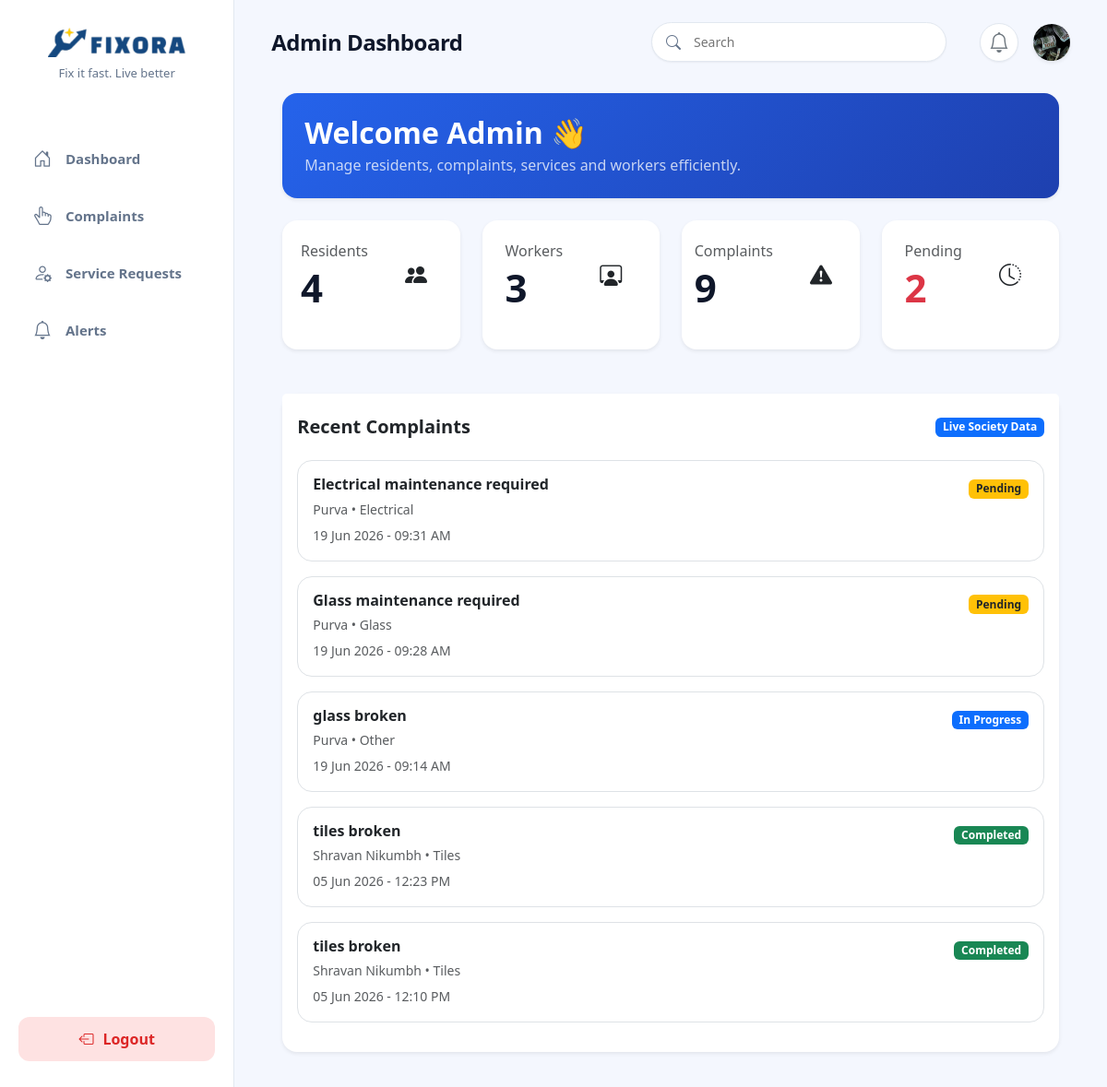
Page /dashboard/admin/ (signed in) on the committed database.
### fixora_app/models.py (models this page shows, shortened)
class User(AbstractUser):
    ROLE_CHOICES = (
        ('superadmin', 'System Super Admin'),
        ('admin', 'Admin'),
        ('resident', 'Resident'),
        ('worker', 'Worker'),
    )
    role = models.CharField(max_length=15, choices=ROLE_CHOICES, default='resident')
    phone = models.CharField(max_length=15, blank=True, null=True)
    society = models.ForeignKey(
        Society,
        on_delete=models.CASCADE,
        null=True,
        blank=True,
        related_name='users'
    )
    profile_image = models.ImageField(
        upload_to='profile_images/',
        blank=True,
        null=True
    )
    otp = models.CharField(max_length=6, blank=True, null=True)
    otp_created_at = models.DateTimeField(blank=True, null=True)

class Complaint(models.Model):
    CATEGORY_CHOICES = (
        ('plumbing', 'Plumbing'),
        ('electrical', 'Electrical'),
        ('cleaning', 'Cleaning'),
        ('tiles', 'Tiles'),
        ('other', 'Other'),
    )
    STATUS_CHOICES = (
        ('pending', 'Pending'),
        ('in_progress', 'In Progress'),
        ('completed', 'Completed'),
    )
    PRIORITY_CHOICES = (
        ('low', 'Low'),
        ('medium', 'Medium'),
        ('high', 'High'),
    )
    resident = models.ForeignKey(settings.AUTH_USER_MODEL, on_delete=models.CASCADE, related_name='complaints')
    title = models.CharField(max_length=200)
    category = models.CharField(max_length=20, choices=CATEGORY_CHOICES, default='other')
    priority = models.CharField(max_length=10, choices=PRIORITY_CHOICES, default='low') # New Field
    description = models.TextField(blank=True, null=True)
    location = models.CharField(max_length=255, blank=True, null=True) # New Field
    image = models.ImageField(upload_to='complaints/', blank=True, null=True)
    status = models.CharField(max_length=20, choices=[('pending', 'Pending'), ('in_progress', 'In Progress'), ('completed', 'Completed')], default='pending')
    created_at = models.DateTimeField(auto_now_add=True)
    assigned_worker = models.ForeignKey(settings.AUTH_USER_MODEL, on_delete=models.SET_NULL, null=True, blank=True, related_name='assigned_complaints')

### fixora_app/views.py (the view)
# urls.py: path('dashboard/admin/', views.admin_dashboard, name='admin_dashboard'),
@login_required
def admin_dashboard(request):
    residents_count = User.objects.filter(
        role='resident',
        society=request.user.society
    ).count()
    workers_count = User.objects.filter(
        role='worker',
        society=request.user.society
    ).count()
    complaints_count = Complaint.objects.filter(
        resident__society=request.user.society
    ).count()
    pending_count = Complaint.objects.filter(
        resident__society=request.user.society,
        status='pending'
    ).count()
    services_count = ServiceBooking.objects.filter(
        resident__society=request.user.society
    ).count()
    complaints = Complaint.objects.filter(
        resident__society=request.user.society
    ).order_by('-created_at')[:5]
    context = {
        'residents_count': residents_count,
        'workers_count': workers_count,
        'complaints_count': complaints_count,
        'pending_count': pending_count,
        'services_count': services_count,
        'complaints': complaints,
    }
    return render(request, 'file/admin_dashboard.html', context)

### templates/file/admin_dashboard.html (shortened to what this page needs)
{% extends 'file/base.html' %}
{% block content %}
<div class="container-fluid">
<div class="card border-0 shadow-sm rounded-4 mb-4"
     style="background: linear-gradient(135deg, #2563eb, #1e40af);">
    <div class="card-body p-4 text-white">
        <h2 class="fw-bold mb-1">
            Welcome Admin 👋
        </h2>
        <p class="mb-0 opacity-75">
            Manage residents, complaints, services and workers efficiently.
        </p>
    </div>
</div>
<div class="row g-4">
    <div class="col-12 col-sm-6 col-xl-3">
        <div class="card dashboard-stat-card shadow-sm border-0 rounded-4 p-4">
            <div class="d-flex justify-content-between align-items-center gap-4">
                <div class="stat-content">
                    <h6 class="text-muted mb-2">
                        Residents
                    </h6>
                    <h2 class="fw-bold mb-0">
                        {{ residents_count }}
                    </h2>
                </div>
                <div class="stat-icon residents-icon">
                    <i class="bi bi-people-fill"></i>
                </div>
            </div>
        </div>
    </div>
    <div class="col-12 col-sm-6 col-xl-3">
        <div class="card dashboard-stat-card shadow-sm border-0 rounded-4 p-4">
            <div class="d-flex justify-content-between align-items-center gap-4">
                <div>
                    <h6 class="text-muted mb-2">
                        Workers
                    </h6>
                    <h2 class="fw-bold mb-0">
                        {{ workers_count }}
                    </h2>
                </div>
                <div class="stat-icon workers-icon">
                    <i class="bi bi-person-workspace"></i>
                </div>
            </div>
        </div>
    </div>
    <div class="col-12 col-sm-6 col-xl-3">
        <div class="card dashboard-stat-card shadow-sm border-0 rounded-4 p-4">
            <div class="d-flex justify-content-between align-items-center gap-4">
                <div>
                    <h6 class="text-muted mb-2">
                        Complaints
                    </h6>
                    <h2 class="fw-bold mb-0">
                        {{ complaints_count }}
                    </h2>
                </div>
                <div class="stat-icon complaints-icon">
                    <i class="bi bi-exclamation-triangle-fill"></i>
                </div>
            </div>
        </div>
    </div>
    <div class="col-md-3">
        <div class="card dashboard-stat-card shadow-sm border-0 rounded-4 p-4">
            <div class="d-flex justify-content-between align-items-center gap-4">
                <div>
                    <h6 class="text-muted mb-2">
                        Pending
                    </h6>
                    <h2 class="fw-bold text-danger mb-0">
                        {{ pending_count }}
                    </h2>
                </div>
                <div class="stat-icon pending-icon">
                    <i class="bi bi-clock-history"></i>
                </div>
            </div>
        </div>
    </div>
</div>
<div class="card border-0 shadow-sm rounded-4 mt-5">
    <div class="card-header bg-white border-0 pt-4">
        <div class="d-flex justify-content-between align-items-center gap-4">
            <h5 class="fw-bold mb-0">
                Recent Complaints
            </h5>
            <span class="badge bg-primary">
                Live Society Data
            </span>
        </div>
    </div>
    <div class="card-body">
        {% for complaint in complaints %}
        <div class="border rounded-4 p-3 mb-3">
            <div class="d-flex justify-content-between align-items-start flex-wrap gap-2">
                <div>
                    <h6 class="fw-bold mb-1">
                        {{ complaint.title }}
                    </h6>
                    <small class="text-muted">
                        {{ complaint.resident.username }}
                        •
                        {{ complaint.category|title }}
                    </small>
                    <div class="mt-1">
                        <small class="text-muted">
                            {{ complaint.created_at|date:"d M Y - h:i A" }}
                        </small>
                    </div>
                </div>
                <div>
                    {% if complaint.status == 'pending' %}
                    <span class="badge bg-warning text-dark">
                        Pending
                    </span>
                    {% elif complaint.status == 'in_progress' %}
                    <span class="badge bg-primary">
                        In Progress
                    </span>
                    {% else %}
                    <span class="badge bg-success">
                        Completed
                    </span>
                    {% endif %}
                </div>
            </div>
        </div>
        {% empty %}
        <div class="text-center py-4">
            <p class="text-muted mb-0">
                No complaints found.
            </p>
        </div>
        {% endfor %}
    </div>
</div>
</div>
{% endblock %}

### templates/file/base.html (shortened to what this page needs)
{% load static %}
<!DOCTYPE html>
<html lang="en">
<head>
    <link href="https://cdn.jsdelivr.net/npm/bootstrap@5.3.7/dist/css/bootstrap.min.css" rel="stylesheet">
    <link rel="stylesheet" href="https://cdn.jsdelivr.net/npm/bootstrap-icons@1.11.3/font/bootstrap-icons.min.css">
    <link rel="stylesheet" href="{% static 'css/dashboard.css' %}">
</head>
<body>
    <div class="dashboard-container">
        <aside class="sidebar">
            <div class="brand-section">
                {% if user.role == 'superadmin' %}
                    <a href="{% url 'superadmin_dashboard' %}">
                {% elif user.role == 'admin' %}
                    <a href="{% url 'admin_dashboard' %}">
                {% elif user.role == 'worker' %}
                    <a href="{% url 'worker_dashboard' %}">
                {% else %}
                    <a href="{% url 'resident_dashboard' %}">
                {% endif %}
                        <img src="{% static 'images/logo.png' %}" alt="Fixora Logo" class="sidebar-logo">
                    </a>
                <p class="tagline">Fix it fast. Live better</p>
            </div>
            <nav class="sidebar-menu">
                {% if user.role == 'superadmin' %}
                <a href="{% url 'superadmin_dashboard' %}" class="menu-item">
                    <i class="bi bi-globe2"></i> Platform Overview
                </a>
                <a href="{% url 'superadmin_analytics' %}" class="menu-item">
                    <i class="bi bi-graph-up-arrow"></i> Platform Analytics
                </a>
                <a href="{% url 'settings' %}" class="menu-item">
                    <i class="bi bi-gear"></i> System Settings
                </a>
                {% else %}
                <a href="{% url 'resident_dashboard' %}" class="menu-item">
                    <i class="bi bi-house-door"></i> Dashboard
                </a>
                <a href="{% url 'complaints_log' %}" class="menu-item">
                    <i class="bi bi-hand-index-thumb"></i> Complaints
                </a>
                <a href="{% url 'my_services' %}" class="menu-item">
                    <i class="bi bi-person-gear"></i> Service Requests
                </a>
                <a href="{% url 'alerts' %}" class="menu-item">
                    <i class="bi bi-bell"></i> Alerts
                </a>
                {% endif %}
            </nav>
            <div class="sidebar-footer">
                <a href="{% url 'logout' %}" class="btn-logout-sidebar">
                    <i class="bi bi-box-arrow-left"></i> Logout
                </a>
            </div>
        </aside>
        <div class="main-content-wrapper">
            <header class="top-navbar d-flex align-items-center justify-content-between">
                <div class="d-flex align-items-center gap-2 gap-md-3">
                    <div class="d-flex flex-column justify-content-center">
                        <h2 class="page-title m-0" style="line-height: 1;">
                            {% if request.resolver_match.url_name == 'resident_dashboard' %}
                                Dashboard
                            {% elif request.resolver_match.url_name == 'raise_complaint' %}
                                Raise Complaint
                            {% elif request.resolver_match.url_name == 'admin_dashboard' %}
                                Admin Dashboard
                            {% elif request.resolver_match.url_name == 'worker_dashboard' %}
                                Worker Dashboard
                            {% elif request.resolver_match.url_name == 'complaints_log' %}
                                Complaints
                            {% elif request.resolver_match.url_name == 'book_service' %}
                                Book a Service
                            {% elif request.resolver_match.url_name == 'my_services' %}
                                Requested Service
                            {% elif request.resolver_match.url_name == 'alerts' %}
                                Alerts
                            {% elif request.resolver_match.url_name == 'profile' %}
                                My Profile
                            {% elif request.resolver_match.url_name == 'change_password' %}
                                Change Password
                            {% elif request.resolver_match.url_name == 'verify_password_otp' %}
                                Verify OTP
                            {% elif request.resolver_match.url_name == 'settings' %}
                                Settings
                            {% else %}
                                Fixora
                            {% endif %}
                        </h2>
                    </div>
                </div>
                <div class="navbar-actions d-flex align-items-center m-0">
                    <form method="GET" class="search-box d-none d-md-flex align-items-center me-3">
                        <i class="bi bi-search"></i>
                        <input type="text" name="search" placeholder="Search" value="{{ request.GET.search }}" onkeyup="this.form.submit()">
                    </form>
                    <div class="d-flex align-items-center gap-3">
                        <div class="notification-bell m-0 position-relative">
                            <a href="{% url 'alerts' %}" class="text-secondary text-decoration-none d-flex align-items-center justify-content-center w-100 h-100">
                                <i class="bi bi-bell"></i>
                            </a>
                        </div>
                        <div class="dropdown m-0">
                            <a href="#" id="profileDropdown" data-bs-toggle="dropdown" aria-expanded="false" style="text-decoration:none; cursor:pointer;">
                                {% if user.profile_image %}
                                    <img src="{{ user.profile_image.url }}" class="rounded-circle shadow-sm" width="40" height="40" style="object-fit: cover;">
                                {% else %}
                                    <i class="bi bi-person-circle" style="font-size:32px; color:#2563EB;"></i>
                                {% endif %}
                            </a>
                        </div>
                    </div>
                </div>
            </header>
            <main class="content-body">
                {% block content %}
                {% endblock %}
            </main>
        </div>
    </div>
</body>
</html>

### rows in the picture
User: profile_image (picture)
Complaint: title "Electrical maintenance required", resident.username "Purva", category "Electrical", created_at "19 Jun 2026 - 09:31 AM", status "Pending"
Complaint: title "Glass maintenance required", resident.username "Purva", category "Glass", created_at "19 Jun 2026 - 09:28 AM", status "Pending"
Complaint: title "glass broken", resident.username "Purva", category "Other", created_at "19 Jun 2026 - 09:14 AM", status "In Progress"
Complaint: title "tiles broken", resident.username "Shravan Nikumbh", category "Tiles", created_at "05 Jun 2026 - 12:23 PM", status "Completed"
Complaint: title "tiles broken", resident.username "Shravan Nikumbh", category "Tiles", created_at "05 Jun 2026 - 12:10 PM", status "Completed"

### other values in the picture
{{ residents_count }} "4"
{{ workers_count }} "3"
{{ complaints_count }} "9"
{{ pending_count }} "2"
